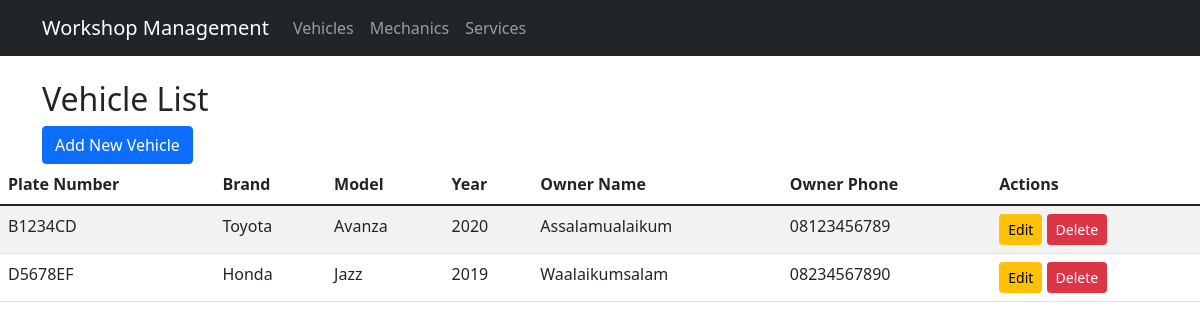
The page / on the database its author committed.
### tables this page shows
CREATE TABLE IF NOT EXISTS vehicles (
    id INT PRIMARY KEY AUTO_INCREMENT,
    plate_number VARCHAR(20) NOT NULL,
    brand VARCHAR(50) NOT NULL,
    model VARCHAR(50) NOT NULL,
    year INT NOT NULL,
    owner_name VARCHAR(100) NOT NULL,
    owner_phone VARCHAR(20) NOT NULL
);

### model/Vehicle.php (called while the page is built, shortened)
<?php
class Vehicle {
    private $conn;
    private $table = "vehicles";
    public function __construct() {
        $database = new Database();
        $this->conn = $database->getConnection();
    }
    public function getAllVehicles() {
        $query = "SELECT * FROM " . $this->table;
        $stmt = $this->conn->prepare($query);
        $stmt->execute();
        return $stmt->fetchAll(PDO::FETCH_ASSOC);
    }
}

### config/Database.php (called while the page is built, shortened)
<?php
class Database {
    private $host = "localhost";
    private $username = "root";
    private $password = "";
    private $database = "workshop_db";
    public function getConnection() {
        $this->conn = null;
        try {
            $this->conn = new PDO("mysql:host=" . $this->host . ";dbname=" . $this->database, $this->username, $this->password);
            $this->conn->setAttribute(PDO::ATTR_ERRMODE, PDO::ERRMODE_EXCEPTION);
        } catch(PDOException $e) {
            echo "Connection error: " . $e->getMessage();
        }
        return $this->conn;
    }
}
?>

### viewmodel/VehicleViewModel.php (called while the page is built, shortened)
<?php
require_once 'model/Vehicle.php';
class VehicleViewModel {
    private $model;
    public function __construct() {
        $this->model = new Vehicle();
    }
    public function getVehicleList() {
        return $this->model->getAllVehicles();
    }
}

### views/vehicle_list.php (the view)
<?php require_once 'views/template/header.php'; ?>
<div class="d-flex justify-content-between align-items-center mb-4">
    <h2>Vehicle List</h2>
    <a href="index.php?entity=vehicle&action=add" class="btn btn-primary">Add New Vehicle</a>
</div>
<div class="table-responsive">
    <table class="table table-striped">
        <thead>
            <tr>
                <th>Plate Number</th>
                <th>Brand</th>
                <th>Model</th>
                <th>Year</th>
                <th>Owner Name</th>
                <th>Owner Phone</th>
                <th>Actions</th>
            </tr>
        </thead>
        <tbody>
            <?php foreach ($vehicleList as $vehicle): ?>
                <tr>
                    <td><?php echo htmlspecialchars($vehicle['plate_number']); ?></td>
                    <td><?php echo htmlspecialchars($vehicle['brand']); ?></td>
                    <td><?php echo htmlspecialchars($vehicle['model']); ?></td>
                    <td><?php echo htmlspecialchars($vehicle['year']); ?></td>
                    <td><?php echo htmlspecialchars($vehicle['owner_name']); ?></td>
                    <td><?php echo htmlspecialchars($vehicle['owner_phone']); ?></td>
                    <td>
                        <a href="index.php?entity=vehicle&action=edit&id=<?php echo $vehicle['id']; ?>" class="btn btn-sm btn-warning">Edit</a>
                        <a href="index.php?entity=vehicle&action=delete&id=<?php echo $vehicle['id']; ?>" class="btn btn-sm btn-danger" onclick="return confirm('Are you sure?')">Delete</a>
                    </td>
                </tr>
            <?php endforeach; ?>
        </tbody>
    </table>
</div>
<?php require_once 'views/template/footer.php'; ?>

### rows shown on the page
vehicles: plate_number "B1234CD", brand "Toyota", model "Avanza", year "2020", owner_name "Assalamualaikum", owner_phone "08123456789"
vehicles: plate_number "D5678EF", brand "Honda", model "Jazz", year "2019", owner_name "Waalaikumsalam", owner_phone "08234567890"
